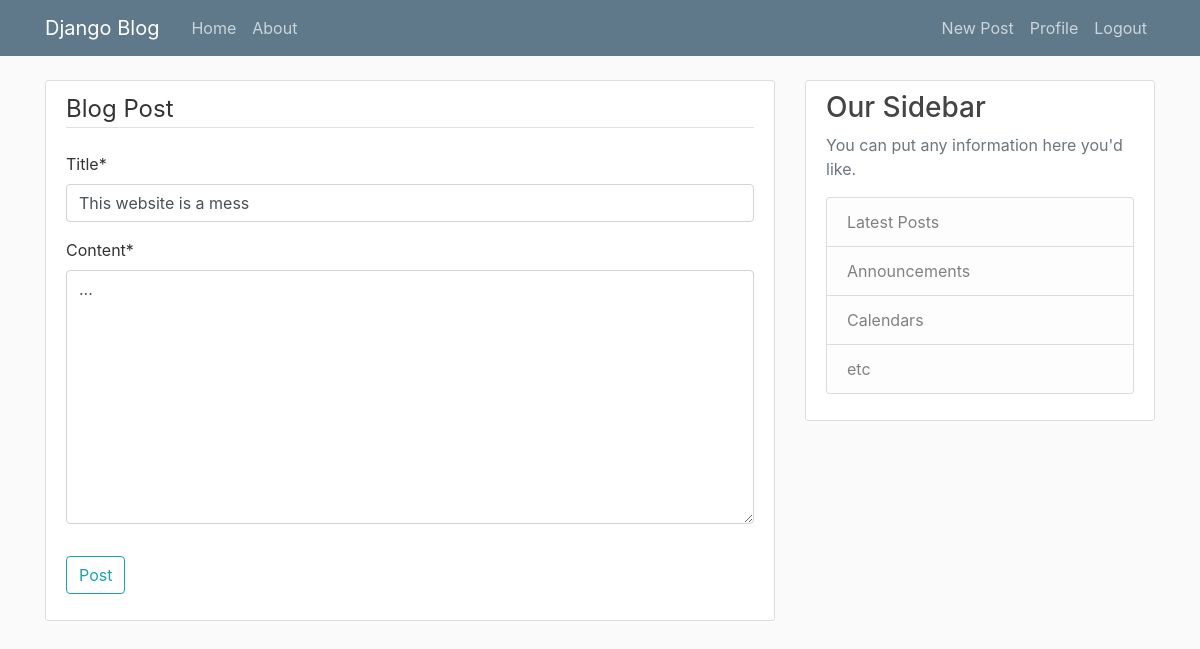
The page /post/30/update (signed in) on the database as committed earlier.
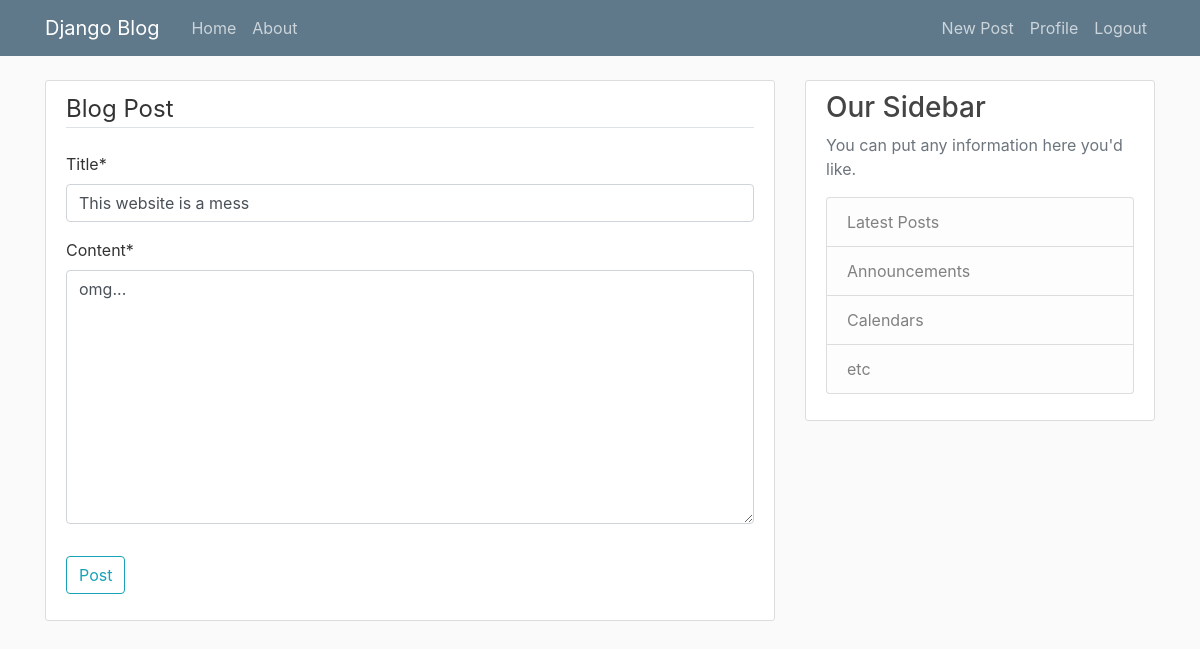
The same page on the database as committed later.
### blog/models.py (models this page shows, shortened)
class Post(models.Model):
    title = models.CharField(max_length=100)
    content = models.TextField()
    date_posted = models.DateTimeField(default=timezone.now)
    author = models.ForeignKey(User, on_delete=models.SET_NULL, null=True)   # If user deleted, posts are not deleted

### blog/views.py (the view, shortened to what this page needs)
# urls.py: path('post/<int:pk>/update', PostUpdateView.as_view(), name='post-update'),  # Linked to post_form.html
class PostUpdateView(LoginRequiredMixin, UserPassesTestMixin, SuccessMessageMixin, UpdateView):
    model = Post
    fields = ['title', 'content']
    success_message = 'Post updated!'
    def test_func(self):
        post = self.get_object()
        return self.request.user == post.author

### blog/templates/blog/post_form.html (shortened to what this page needs)
{% extends "blog/base.html" %}
{% load crispy_forms_tags %}
{% block content %}
    <div class="content-section">
        <form method="POST">
            <fieldset class="form-group">
                <legend class="border-bottom mb-4">Blog Post</legend>
                {{ form|crispy }}
            </fieldset>
            <div class="form-group">
                <button class="btn btn-outline-info" type="submit">Post</button>
            </div>
        </form>
    </div>
{% endblock content %}

### blog/templates/blog/base.html (shortened to what this page needs)
{% load static %}
<!DOCTYPE html>
<html lang="en">
<head>
    <link rel="stylesheet" href="https://stackpath.bootstrapcdn.com/bootstrap/4.3.1/css/bootstrap.min.css">
    <link rel="stylesheet" type="text/css" href="{% static 'blog/main.css' %}">
</head>
<body>
    <header class="site-header">
      <nav class="navbar navbar-expand-md navbar-dark bg-steel fixed-top">
        <div class="container">
          <a class="navbar-brand mr-4" href="{% url 'blog-home' %}">Django Blog</a>
          <div class="collapse navbar-collapse" id="navbarToggle">
            <div class="navbar-nav mr-auto">
              <a class="nav-item nav-link" href="{% url 'blog-home' %}">Home</a>
              <a class="nav-item nav-link" href="{% url 'blog-about' %}">About</a>
            </div>
            <div class="navbar-nav">
                {% if user.is_authenticated %}
                    <a class="nav-item nav-link" href="{% url 'post-create' %}">New Post</a>
                    <a class="nav-item nav-link" href="{% url 'profile' %}">Profile</a>
                    <a class="nav-item nav-link" href="{% url 'logout' %}">Logout</a>
                {% else %}
                    <a class="nav-item nav-link" href="{% url 'login' %}">Login</a>
                    <a class="nav-item nav-link" href="{% url 'register' %}">Register</a>
                {% endif %}
            </div>
          </div>
        </div>
      </nav>
    </header>
    <main role="main" class="container">
      <div class="row">
        <div class="col-md-8">
            {% block content %}{% endblock %}
        </div>
        <div class="col-md-4">
          <div class="content-section">
            <h3>Our Sidebar</h3>
            <p class='text-muted'>You can put any information here you'd like.
              <ul class="list-group">
                <li class="list-group-item list-group-item-light">Latest Posts</li>
                <li class="list-group-item list-group-item-light">Announcements</li>
                <li class="list-group-item list-group-item-light">Calendars</li>
                <li class="list-group-item list-group-item-light">etc</li>
              </ul>
            </p>
          </div>
        </div>
      </div>
    </main>
</body>
</html>

### blog/static/blog/main.css (style rules this page uses)
body { background: #fafafa; color: #333333; margin-top: 5rem; }
h1, h2, h3, h4, h5, h6 { color: #444444; }
ul { margin: 0; }
.bg-steel { background-color: #5f788a; }
.site-header .navbar-nav .nav-link { color: #cbd5db; }
.content-section { background: #ffffff; padding: 10px 20px; border: 1px solid #dddddd; border-radius: 3px; margin-bottom: 20px; }

Rows that differ between the two databases and show on the page:
changed Post "This website is a mess": content "..." → "omg..."
